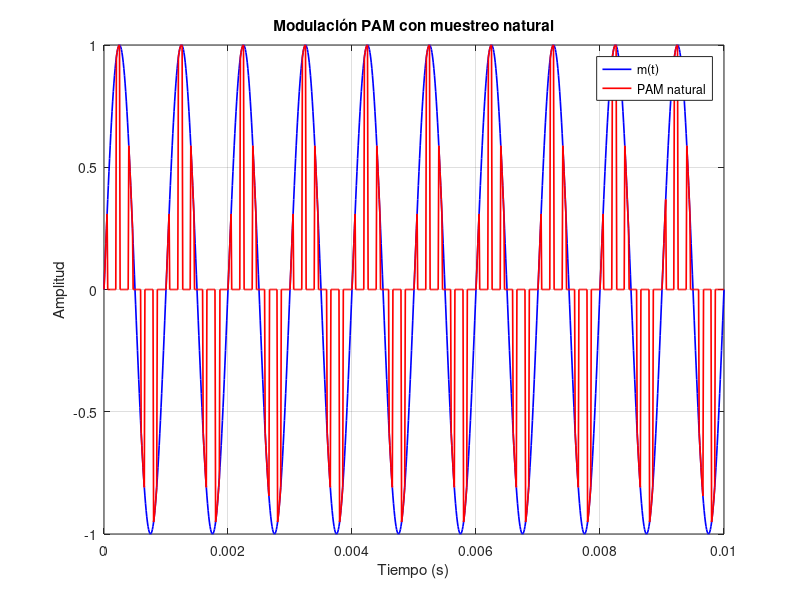

Recreate this plot in MATLAB.
clc; clear; close all;

%% 🔹 1) Parámetros señal original
A = 1;              % Amplitud
fc = 1000;          % Frecuencia señal (Hz)

fs_cont = 100000;   % "Frecuencia continua" (Hz)
Ts_cont = 1/fs_cont;

t = 0:Ts_cont:0.01; % Tiempo (10 ms)

% Señal original
m = A * sin(2*pi*fc*t);

%% 🔹 2) Parámetros PAM natural
fs = 5000;          % Frecuencia de muestreo PAM (Hz)
Ts = 1/fs;

d = 0.3;            % Duty cycle (0 < d < 1)
tau = d * Ts;       % Ancho del pulso

%% 🔹 3) Tren de pulsos
p = zeros(size(t));

for i = 1:length(t)
    if mod(t(i), Ts) < tau
        p(i) = 1;
    end
end

%% 🔹 4) PAM natural
pam_natural = m .* p;

%% 🔹 5) Gráfica
figure;
plot(t, m, 'b', 'LineWidth', 1.2); hold on;
plot(t, pam_natural, 'r', 'LineWidth', 1.2);

legend('m(t)', 'PAM natural');
title('Modulación PAM con muestreo natural');
xlabel('Tiempo (s)');
ylabel('Amplitud');
grid on;
